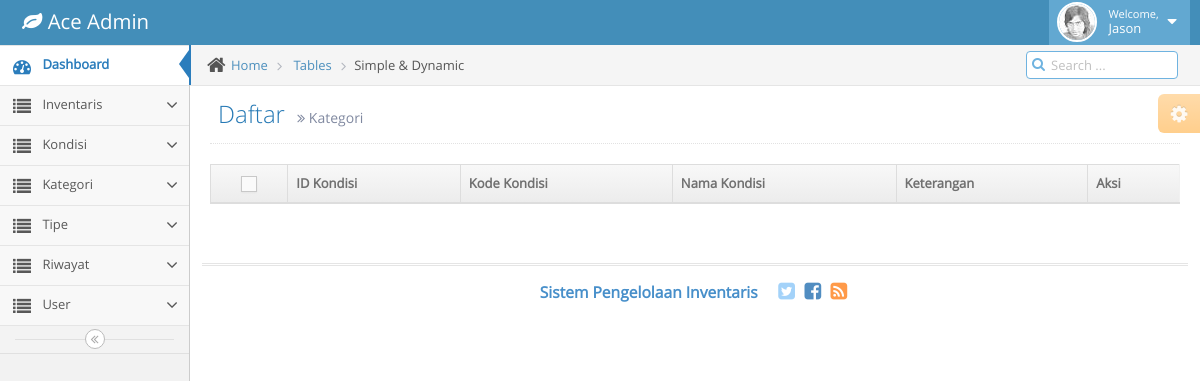
Page /index.php/condition/condition_read on the earlier database version.
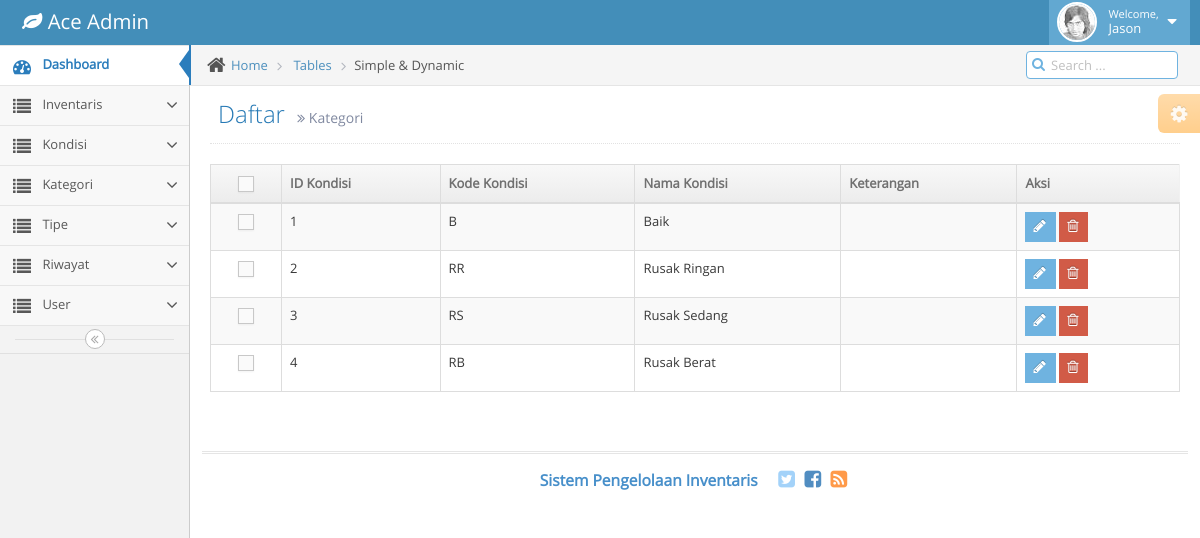
Same page on the later database version.
### tables this page shows
CREATE TABLE `inv_ref_condition` (
  `cond_id` int(11) NOT NULL AUTO_INCREMENT,
  `cond_code` char(3) DEFAULT NULL,
  `cond_name` varchar(200) DEFAULT NULL,
  `cond_desc` text,
  PRIMARY KEY (`cond_id`)
);

### application/controllers/Condition.php (called while the page is built, shortened)
<?php
class Condition extends CI_Controller {
	public function __construct(){
        $this->load->database();
        $this->load->helper('url');
		$this->load->model('M_condition');
    }
	public function condition_read(){
		$data['cond'] = $this->M_condition->select_all();
		$this->load->view('pages/condition_view', $data);
	}
}

### index.php (called while the page is built, shortened)
<?php
require_once BASEPATH.'core/CodeIgniter.php';

### application/models/M_condition.php (called while the page is built, shortened)
<?php
class M_condition extends CI_Model
{
	function select_all(){
		$query = $this->db->query("SELECT * FROM inv_ref_condition");
		$result = $query->result();
		return $result;
	}
}

### application/views/pages/condition_view.php (the view, shortened to what this page needs)
<!DOCTYPE html>
<html lang="en">
	<head>
		<link rel="stylesheet" href="<?php echo base_url()?>assets/theme/ac_master/css/bootstrap.min.css" />
		<link rel="stylesheet" href="<?php echo base_url()?>assets/theme/ac_master/font-awesome/4.2.0/css/font-awesome.min.css" />
		<link rel="stylesheet" href="<?php echo base_url()?>assets/theme/ac_master/css/ace.min.css" class="ace-main-stylesheet" id="main-ace-style" />
	</head>
	<body class="no-skin">
		<?php $this->load->view('components/header')?>
		<div class="main-container" id="main-container">
			<?php $this->load->view('components/menu')?>
			<div class="main-content">
				<div class="main-content-inner">
					<div class="breadcrumbs" id="breadcrumbs">
						<ul class="breadcrumb">
							<li>
								<i class="ace-icon fa fa-home home-icon"></i>
								<a href="#">Home</a>
							</li>
							<li>
								<a href="#">Tables</a>
							</li>
							<li class="active">Simple &amp; Dynamic</li>
						</ul>
						<div class="nav-search" id="nav-search">
							<form class="form-search">
								<span class="input-icon">
									<input type="text" placeholder="Search ..." class="nav-search-input" id="nav-search-input" autocomplete="off" />
									<i class="ace-icon fa fa-search nav-search-icon"></i>
								</span>
							</form>
						</div>
					</div>
					<div class="page-content">
						<div class="ace-settings-container" id="ace-settings-container">
							<div class="btn btn-app btn-xs btn-warning ace-settings-btn" id="ace-settings-btn">
								<i class="ace-icon fa fa-cog bigger-130"></i>
							</div>
						</div>
						<div class="page-header">
							<h1>
								Daftar
								<small>
									<i class="ace-icon fa fa-angle-double-right"></i>
									Kategori
								</small>
							</h1>
						</div>
						<div class="row">
							<div class="col-xs-12">
								<div class="row">
									<div class="col-xs-12">
										<div class="clearfix">
										</div>
										<table id="dynamic-table" class="table table-striped table-bordered table-hover">
											<thead>
												<tr>
													<th class="center">
														<label class="pos-rel">
															<span class="lbl"></span>
														</label>
													</th>
													<th> ID Kondisi </th>
													<th> Kode Kondisi </th>
													<th> Nama Kondisi </th>
													<th> Keterangan </th>
													<th> Aksi </th>
												</tr>
											</thead>
											<tbody>
											<?php foreach ($cond as $conds) { ?>
												<tr>
													<td class="center">
														<label class="pos-rel">
															<span class="lbl"></span>
														</label>
													</td>
													<td><?php echo $conds->cond_id; ?></td>
													<td><?php echo $conds->cond_code; ?></td>
													<td><?php echo $conds->cond_name; ?></td>
													<td><?php echo $conds->cond_desc; ?></td>
													<td>
														<div class="hidden-sm hidden-xs btn-group">
															<a href="<?php echo site_url('condition/condition_edit/'.$conds->cond_id);?>">
																<button class="btn btn-xs btn-info">
																	<i class="ace-icon fa fa-pencil bigger-120"></i>
																</button>
															</a>
															<a href="<?php echo site_url('condition/condition_delete/'.$conds->cond_id);?>">
																<button class="btn btn-xs btn-danger">
																	<i class="ace-icon fa fa-trash-o bigger-120"></i>
																</button>
															</a>
														</div>
													</td>
												</tr>
												<?php } ?>
											</tbody>
										</table>
									</div>
								</div>
							</div>
						</div>
			<?php $this->load->view('components/footer')?>
		</div>
	</body>
</html>

### application/views/components/header.php (shortened to what this page needs)
<div id="navbar" class="navbar navbar-default">
	<div class="navbar-container" id="navbar-container">
		<div class="navbar-header pull-left">
			<a href="index.html" class="navbar-brand">
				<small>
					<i class="fa fa-leaf"></i>
					Ace Admin
				</small>
			</a>
		</div>
		<div class="navbar-buttons navbar-header pull-right" role="navigation">
			<ul class="nav ace-nav">
				<li class="light-blue">
					<a data-toggle="dropdown" href="#" class="dropdown-toggle">
						<img class="nav-user-photo" src="assets/avatars/user.jpg" alt="Jason's Photo" />
						<span class="user-info">
							<small>Welcome,</small>
							Jason
						</span>
						<i class="ace-icon fa fa-caret-down"></i>
					</a>
				</li>
			</ul>
		</div>
	</div>
</div>

### application/views/components/menu.php (shortened to what this page needs)
<div id="sidebar" class="sidebar responsive">
				<ul class="nav nav-list">
					<li class="active">
                        <a href="<?php echo base_url('index.php/home')?>">
							<i class="menu-icon fa fa-tachometer"></i>
							<span class="menu-text"> Dashboard </span>
						</a>
					</li>
					<li class="">
						<a href="#" class="dropdown-toggle">
							<i class="menu-icon fa fa-list"></i>
							<span class="menu-text"> Inventaris </span>
							<b class="arrow fa fa-angle-down"></b>
						</a>
					</li>
					<li class="">
						<a href="#" class="dropdown-toggle">
							<i class="menu-icon fa fa-list"></i>
							<span class="menu-text"> Kondisi </span>
							<b class="arrow fa fa-angle-down"></b>
						</a>
					</li>
					<li class="">
						<a href="#" class="dropdown-toggle">
							<i class="menu-icon fa fa-list"></i>
							<span class="menu-text"> Kategori </span>
							<b class="arrow fa fa-angle-down"></b>
						</a>
					</li>
					<li class="">
						<a href="#" class="dropdown-toggle">
							<i class="menu-icon fa fa-list"></i>
							<span class="menu-text"> Tipe </span>
							<b class="arrow fa fa-angle-down"></b>
						</a>
					</li>
					<li class="">
						<a href="#" class="dropdown-toggle">
							<i class="menu-icon fa fa-list"></i>
							<span class="menu-text"> Riwayat </span>
							<b class="arrow fa fa-angle-down"></b>
						</a>
					</li>
					<li class="">
						<a href="#" class="dropdown-toggle">
							<i class="menu-icon fa fa-list"></i>
							<span class="menu-text"> User </span>
							<b class="arrow fa fa-angle-down"></b>
						</a>
					</li>
				</ul>
				<div class="sidebar-toggle sidebar-collapse" id="sidebar-collapse">
					<i class="ace-icon fa fa-angle-double-left" data-icon1="ace-icon fa fa-angle-double-left" data-icon2="ace-icon fa fa-angle-double-right"></i>
				</div>
			</div>

### application/views/components/footer.php (shortened to what this page needs)
<div class="footer">
				<div class="footer-inner">
					<div class="footer-content">
						<span class="bigger-120">
							<span class="blue bolder"> Sistem Pengelolaan Inventaris </span>
						</span>
						<span class="action-buttons">
							<a href="#">
								<i class="ace-icon fa fa-twitter-square light-blue bigger-150"></i>
							</a>
							<a href="#">
								<i class="ace-icon fa fa-facebook-square text-primary bigger-150"></i>
							</a>
							<a href="#">
								<i class="ace-icon fa fa-rss-square orange bigger-150"></i>
							</a>
						</span>
					</div>
				</div>
			</div>

Differences in the rows shown:
added inv_ref_condition: cond_id "1", cond_code "B", cond_name "Baik"
added inv_ref_condition: cond_id "2", cond_code "RR", cond_name "Rusak Ringan"
added inv_ref_condition: cond_id "3", cond_code "RS", cond_name "Rusak Sedang"
added inv_ref_condition: cond_id "4", cond_code "RB", cond_name "Rusak Berat"
